Frame 1 (no input): blank canvas, image omitted
Frame 60 (the mouse pressed at the canvas centre just before this capture): blank canvas, image omitted
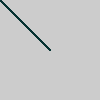
Frame 120 (the mouse held since frame 60 and released just before this capture)

The Processing sketch whose frames 1 and 60 were blank and that drew this single picture after the mouse press (run headless with seeded random() and noise(); from frame 60 on, the mouse is pressed at the canvas centre):

// Processing sketch: processing_182735
// ── processing_182735.pde

void setup()  {
}


void draw () {
  stroke(5, mouseX, mouseY);
 line(0, 0, mouseX, mouseY);
 }
